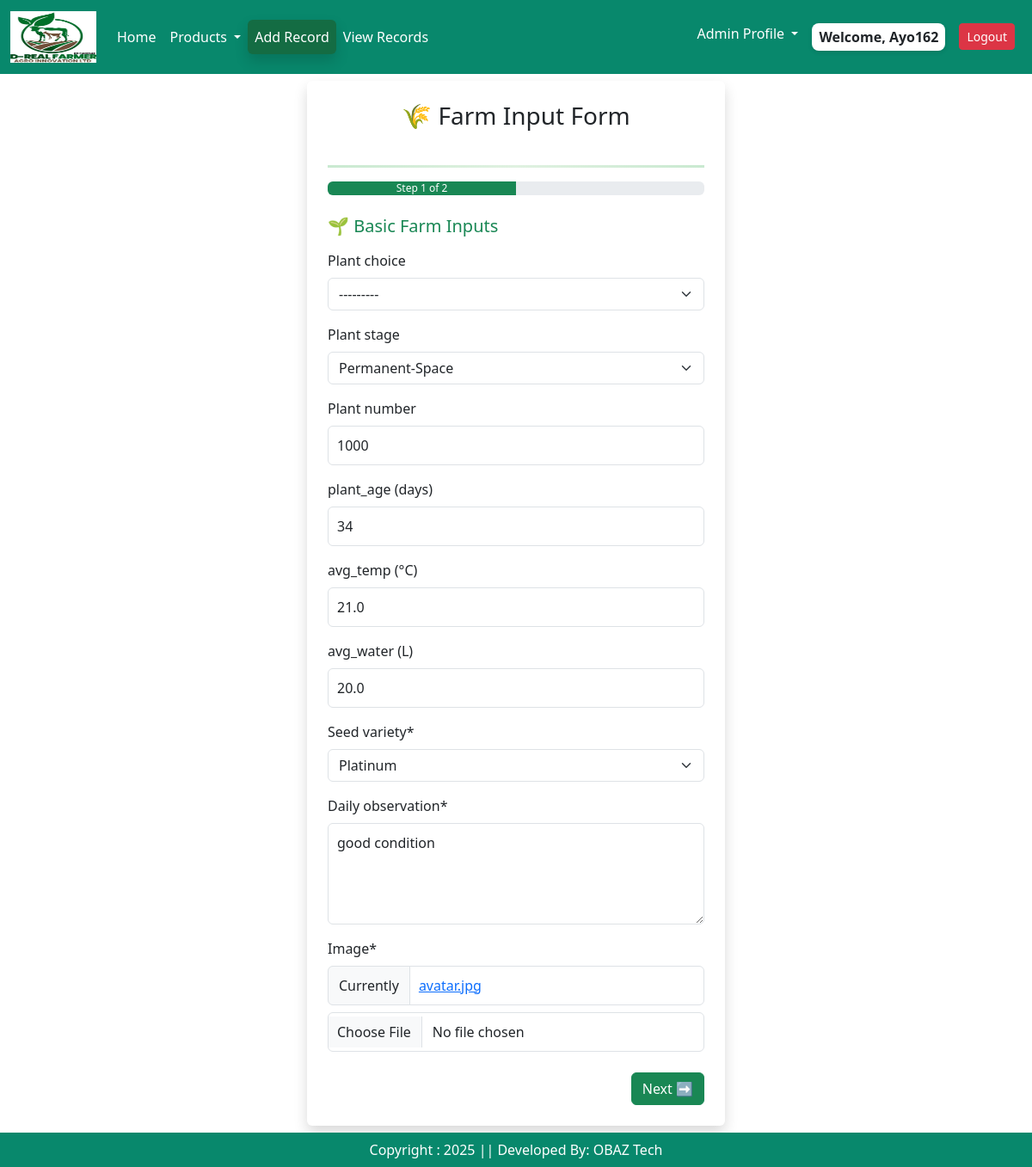
Screenshot of /farmrecords/edit/23 (signed in) with the database file from the repository.
### app/models.py (models this page shows, shortened)
class Farminputs(models.Model):
    user = models.ForeignKey(User, on_delete=models.CASCADE)
    plant_choice =  models.CharField(choices = plant_choices  , max_length = 12, null=True, blank=True)
    plant_stage =  models.CharField(choices = stage_choices , max_length = 2, null=True, blank=True)
    plant_number = models.IntegerField(default= 0,null=True, blank=True)
    plant_age =  models.IntegerField(default= 0,null=True, blank=True)
    cocopeat_name= models.CharField(choices = cocopeat_choices , max_length = 2, null=True, blank=True)
    cocopeat_weight = models.FloatField(default= 0, null=True, blank=True)
    avg_temp = models.FloatField(default= 0, null=True, blank=True)
    avg_water = models.FloatField(default= 0, null=True, blank=True)
    seed_variety = models.CharField(choices = seed_choices, max_length = 12)
    daily_observation = models.TextField( default = '')
    image = models.ImageField(default = 'avatar.jpg',  upload_to = 'Observation_Images')
    created_at = models.DateTimeField(auto_now_add=True)
    class Meta:
        verbose_name = "Farminput"
        verbose_name_plural = "Farminput"  # Prevents Django from adding "s"

### app/views.py (the view)
# urls.py: path('farmrecords/edit/<int:pk>', views.farmrecords_edit, name = "farmrecordsedit"),
@login_required(login_url = 'user_login')
def farmrecords_edit(request, pk):
    item = Farminputs.objects.get(id=pk)
    try:
        item_two = Farminputtwo.objects.get(FI=item)
    except Farminputtwo.DoesNotExist:
        item_two = None  # if it doesn't exist yet
    if request.method == 'POST':
        form = FarminputForm(request.POST,  request.FILES,instance=item)
        formtwo = FarminputtwoForm(request.POST, instance=item_two)
        if form.is_valid() and formtwo.is_valid():
            updated_item = form.save()
            updated_item_two = formtwo.save(commit=False)
            updated_item_two.FI = updated_item  # Link to Farminputs
            updated_item_two.save()
            updaterectified(item.id)
            messages.success(request, "✅ Record updated successfully.")
            return redirect('viewrecords')
    else:
        form = FarminputForm(instance=item)
        formtwo = FarminputtwoForm(instance=item_two)
    context = {
        'form': form,
        'formtwo': formtwo,
        'itemid':item.id
    }
    return render(request, 'edit_farminginput.html', context)

### app/forms.py (shortened to what this page needs)
class FarminputForm(forms.ModelForm):
    class Meta:
        model = Farminputs
        fields = ['plant_choice','plant_stage','plant_number','plant_age','cocopeat_name','cocopeat_weight',
                  'avg_temp','avg_water', 'seed_variety',
                  'daily_observation', 'image']
        widgets = {
            "daily_observation": forms.Textarea(attrs={"rows": 4}),  # 👈 make textarea taller
        }
        labels = {
            "plant_age":"plant_age (days)",
            "cocopeat_weight": "Cocopeat weight (kg)",  # 👈 adds (kg) to the field label
             "avg_temp": "avg_temp (°C)",
             "avg_water":"avg_water (L)",
        }
    def __init__(self, *args, **kwargs):
        super().__init__(*args, **kwargs)

class FarminputtwoForm(forms.ModelForm):
    class Meta:
        model = Farminputtwo
        fields = ['fungicide_name','avg_fungicide','insecticide_name','avg_insecticide','herbicide_name','avg_herbicide',
                  'micronutrient_name', 'avg_micronutrient','fertilizer_name',
                  'avg_fertilizer']
        labels = {
              "avg_fungicide":"avg_fungicide (L)",
              "avg_insecticide":"avg_insecticide (L)",
              "avg_micronutrient":"avg_micronutrient (L)",
              "avg_fertilizer":"avg_fertilizer (kg)",
              "avg_herbicide":"avg_herbicide (L)"
          }
    def __init__(self, *args, **kwargs):
        super().__init__(*args, **kwargs)

### app/templates/edit_farminginput.html (shortened to what this page needs)
{% extends 'base.html' %}
{% load static %}
{% load crispy_forms_tags %}
{% block main-content %}
<div class="container mt-2 mb-5">
  <div class="row justify-content-center">
    <div class="col-md-6 col-lg-5">
      <div class="card shadow border-0 p-4">
        <h3 class="text-center mb-4">🌾 Farm Input Form</h3>
        <hr class="gradient-double">
        <div class="progress mb-4">
          <div id="progress-bar" class="progress-bar bg-success" style="width: 50%;">
            Step 1 of 2
          </div>
        </div>
        <form method="POST" id="farmForm" enctype="multipart/form-data">
          <div class="form-step" id="step1">
            <h5 class="mb-3 text-success">🌱 Basic Farm Inputs</h5>
            {{ form|crispy }}
            <div class="d-flex justify-content-end mt-4">
              <button type="button" class="btn btn-success" id="nextBtn">Next ➡</button>
            </div>
          </div>
        </form>
      </div>
    </div>
  </div>
</div>
<br/><br/>
<br/><br/>
{% endblock main-content %}

### app/templates/base.html (shortened to what this page needs)
<!DOCTYPE html>
{% load static %}
<html lang="en">
<head>
    <link href = "https://cdn.jsdelivr.net/npm/bootstrap@5.3.3/dist/css/bootstrap.min.css" rel = "stylesheet"
    />
    <link href="https://cdn.jsdelivr.net/npm/bootstrap-icons/font/bootstrap-icons.css" rel="stylesheet"/>
    <link rel = "stylesheet" href = "{% static '/css/owl.carousel.min.css' %}" />
    <link rel = "stylesheet" href = "{% static '/css/all.min.css' %}" />
     <link rel = "stylesheet" href = "{% static '/css/style.css' %}" />
</head>
<body>
<div class = "row">
  <div class = "col-sm-12">
<nav class="navbar navbar-expand-lg" >
  <div class="container-fluid">
   <a class="navbar-brand" href="{% url 'home' %}"><img src = "{% static "/images/site_logo.png" %}" width = "100" height = "60"/></a>
{% if user.is_authenticated %}
    <div class="collapse navbar-collapse" id="navbarNavDropdown">
      <ul class="navbar-nav me-auto mb-2 mb-lg-0">
        <li class="nav-item">
          <a class="nav-link active" aria-current="page" href="#">Home</a>
        </li>
        <li class="nav-item dropdown">
          <a class="nav-link dropdown-toggle" href="#" role="button" data-bs-toggle="dropdown" aria-expanded="false">
            Products
          </a>
        </li>
           <li class="nav-item">
          <a class="nav-link active btn btn-success shadow" aria-current="page" href="{% url 'register' %}">Add Record</a>
        </li>
   <li class="nav-item">
          <a class="nav-link active" aria-current="page" href="{% url 'viewrecords' %}">View Records</a>
        </li>
      </ul>
      <ul class="navbar-nav ml-auto">
          {% if user.is_authenticated and user.is_staff and user.is_superuser %}
        <li class="nav-item dropdown">
          <a class="nav-link dropdown-toggle  text-dark" href="#" role="button" data-bs-toggle="dropdown" aria-expanded="false">
            Admin Profile
          </a>
        </li>
        {% endif %}
         <li class="nav-item p-2">
       {% if request.user.is_authenticated %} <span class = "welcome-user text-dark text-capitalize px-2 py-1">  welcome, {{request.user}} {% endif %}</span>
        </li>
        <li class="nav-item p-2">
           <a href="{% url 'user_logout' %}" class="btn btn-danger btn-sm">Logout</a>
        </li>
</ul>
   {% endif %}
    </div>
  </div>
</nav>
</div>
{% block main-content %}{% endblock main-content %}
<footer class = "container-fluid fixed-bottom text-white text-center p-2 mt-5">
Copyright : 2025 || Developed By: OBAZ Tech
</footer>
</body>
</html>

### app/static/css/style.css (style rules this page uses)
.navbar { background-color: rgb(8, 136, 108) !important; }
.nav-link { color: white !important; }
footer { background-color: rgb(8, 136, 108) !important; }
.form-control { padding: 10px !important; }
.gradient-double { border: none; height: 4px; background: linear-gradient(to bottom, #333 33%, transparent 33%, transparent 66%, #333 66%); }
.welcome-user { background-color: #fff; border-radius: 8px; font-weight: 600; box-shadow: 0 2px 5px rgba(0, 0, 0, 0.1); display: inline-block; }
.gradient-double { height: 3px; background: linear-gradient(to right, #28a745, #81c784, #28a745); border: none; margin: 1rem 0; }

### rows the page displays
Farminputs: plant_choice "---------", plant_stage "Permanent-Space", plant_number "1000", plant_age "34", avg_temp "21.0", avg_water "20.0", seed_variety "Platinum", daily_observation "good condition"

### other values shown
{{ request.user }} "Ayo162"
